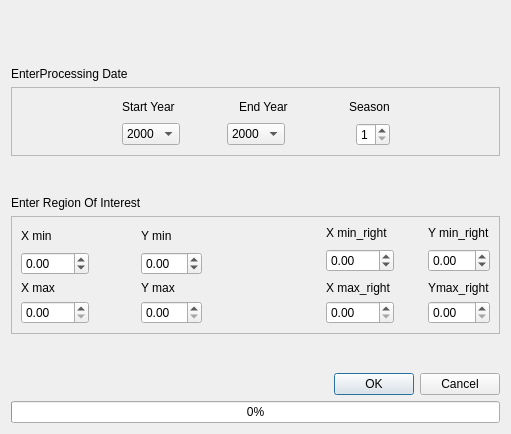
<?xml version="1.0" encoding="UTF-8"?>
<ui version="4.0">
 <class>droughtIndexerDialogBase</class>
 <widget class="QDialog" name="droughtIndexerDialogBase">
  <property name="geometry">
   <rect>
    <x>0</x>
    <y>0</y>
    <width>511</width>
    <height>434</height>
   </rect>
  </property>
  <property name="windowTitle">
   <string>SADI Processor</string>
  </property>
  <layout class="QGridLayout" name="gridLayout_5">
   <item row="0" column="2">
    <spacer name="verticalSpacer_5">
     <property name="orientation">
      <enum>Qt::Vertical</enum>
     </property>
     <property name="sizeHint" stdset="0">
      <size>
       <width>20</width>
       <height>56</height>
      </size>
     </property>
    </spacer>
   </item>
   <item row="1" column="0">
    <widget class="QLabel" name="label_6">
     <property name="text">
      <string>EnterProcessing Date</string>
     </property>
    </widget>
   </item>
   <item row="2" column="0" colspan="3">
    <widget class="QFrame" name="frame_2">
     <property name="frameShape">
      <enum>QFrame::StyledPanel</enum>
     </property>
     <property name="frameShadow">
      <enum>QFrame::Raised</enum>
     </property>
     <layout class="QGridLayout" name="gridLayout_4">
      <item row="0" column="0" rowspan="2">
       <spacer name="horizontalSpacer_6">
        <property name="orientation">
         <enum>Qt::Horizontal</enum>
        </property>
        <property name="sizeHint" stdset="0">
         <size>
          <width>89</width>
          <height>20</height>
         </size>
        </property>
       </spacer>
      </item>
      <item row="0" column="1">
       <layout class="QHBoxLayout" name="horizontalLayout_3">
        <item>
         <widget class="QLabel" name="label">
          <property name="text">
           <string>Start Year </string>
          </property>
         </widget>
        </item>
        <item>
         <spacer name="horizontalSpacer_7">
          <property name="orientation">
           <enum>Qt::Horizontal</enum>
          </property>
          <property name="sizeHint" stdset="0">
           <size>
            <width>40</width>
            <height>20</height>
           </size>
          </property>
         </spacer>
        </item>
        <item>
         <widget class="QLabel" name="label_2">
          <property name="text">
           <string>End Year</string>
          </property>
         </widget>
        </item>
        <item>
         <spacer name="horizontalSpacer_8">
          <property name="orientation">
           <enum>Qt::Horizontal</enum>
          </property>
          <property name="sizeHint" stdset="0">
           <size>
            <width>40</width>
            <height>20</height>
           </size>
          </property>
         </spacer>
        </item>
        <item>
         <widget class="QLabel" name="label_4">
          <property name="text">
           <string>Season</string>
          </property>
         </widget>
        </item>
       </layout>
      </item>
      <item row="0" column="2" rowspan="2">
       <spacer name="horizontalSpacer_9">
        <property name="orientation">
         <enum>Qt::Horizontal</enum>
        </property>
        <property name="sizeHint" stdset="0">
         <size>
          <width>88</width>
          <height>20</height>
         </size>
        </property>
       </spacer>
      </item>
      <item row="1" column="1">
       <layout class="QHBoxLayout" name="horizontalLayout_2">
        <item>
         <widget class="QComboBox" name="startDate">
          <item>
           <property name="text">
            <string>2000</string>
           </property>
          </item>
          <item>
           <property name="text">
            <string>2001</string>
           </property>
          </item>
          <item>
           <property name="text">
            <string>2002</string>
           </property>
          </item>
          <item>
           <property name="text">
            <string>2003</string>
           </property>
          </item>
          <item>
           <property name="text">
            <string>2004</string>
           </property>
          </item>
          <item>
           <property name="text">
            <string>2005</string>
           </property>
          </item>
          <item>
           <property name="text">
            <string>2006</string>
           </property>
          </item>
          <item>
           <property name="text">
            <string>2007</string>
           </property>
          </item>
          <item>
           <property name="text">
            <string>2008</string>
           </property>
          </item>
          <item>
           <property name="text">
            <string>2009</string>
           </property>
          </item>
          <item>
           <property name="text">
            <string>2010</string>
           </property>
          </item>
          <item>
           <property name="text">
            <string>2011</string>
           </property>
          </item>
          <item>
           <property name="text">
            <string>2012</string>
           </property>
          </item>
          <item>
           <property name="text">
            <string>2013</string>
           </property>
          </item>
          <item>
           <property name="text">
            <string>2014</string>
           </property>
          </item>
          <item>
           <property name="text">
            <string>2015</string>
           </property>
          </item>
          <item>
           <property name="text">
            <string>2016</string>
           </property>
          </item>
          <item>
           <property name="text">
            <string>2017</string>
           </property>
          </item>
          <item>
           <property name="text">
            <string>2018</string>
           </property>
          </item>
          <item>
           <property name="text">
            <string>2019</string>
           </property>
          </item>
          <item>
           <property name="text">
            <string>2020</string>
           </property>
          </item>
          <item>
           <property name="text">
            <string>2021</string>
           </property>
          </item>
          <item>
           <property name="text">
            <string>2022</string>
           </property>
          </item>
          <item>
           <property name="text">
            <string>2023</string>
           </property>
          </item>
         </widget>
        </item>
        <item>
         <spacer name="horizontalSpacer_4">
          <property name="orientation">
           <enum>Qt::Horizontal</enum>
          </property>
          <property name="sizeHint" stdset="0">
           <size>
            <width>41</width>
            <height>20</height>
           </size>
          </property>
         </spacer>
        </item>
        <item>
         <widget class="QComboBox" name="endDate">
          <item>
           <property name="text">
            <string>2000</string>
           </property>
          </item>
          <item>
           <property name="text">
            <string>2001</string>
           </property>
          </item>
          <item>
           <property name="text">
            <string>2002</string>
           </property>
          </item>
          <item>
           <property name="text">
            <string>2003</string>
           </property>
          </item>
          <item>
           <property name="text">
            <string>2004</string>
           </property>
          </item>
          <item>
           <property name="text">
            <string>2005</string>
           </property>
          </item>
          <item>
           <property name="text">
            <string>2006</string>
           </property>
          </item>
          <item>
           <property name="text">
            <string>2007</string>
           </property>
          </item>
          <item>
           <property name="text">
            <string>2008</string>
           </property>
          </item>
          <item>
           <property name="text">
            <string>2009</string>
           </property>
          </item>
          <item>
           <property name="text">
            <string>2010</string>
           </property>
          </item>
          <item>
           <property name="text">
            <string>2011</string>
           </property>
          </item>
          <item>
           <property name="text">
            <string>2012</string>
           </property>
          </item>
          <item>
           <property name="text">
            <string>2013</string>
           </property>
          </item>
          <item>
           <property name="text">
            <string>2014</string>
           </property>
          </item>
          <item>
           <property name="text">
            <string>2015</string>
           </property>
          </item>
          <item>
           <property name="text">
            <string>2016</string>
           </property>
          </item>
          <item>
           <property name="text">
            <string>2017</string>
           </property>
          </item>
          <item>
           <property name="text">
            <string>2018</string>
           </property>
          </item>
          <item>
           <property name="text">
            <string>2019</string>
           </property>
          </item>
          <item>
           <property name="text">
            <string>2020</string>
           </property>
          </item>
          <item>
           <property name="text">
            <string>2021</string>
           </property>
          </item>
          <item>
           <property name="text">
            <string>2022</string>
           </property>
          </item>
          <item>
           <property name="text">
            <string>2023</string>
           </property>
          </item>
         </widget>
        </item>
        <item>
         <spacer name="horizontalSpacer_5">
          <property name="orientation">
           <enum>Qt::Horizontal</enum>
          </property>
          <property name="sizeHint" stdset="0">
           <size>
            <width>65</width>
            <height>20</height>
           </size>
          </property>
         </spacer>
        </item>
        <item>
         <widget class="QSpinBox" name="season">
          <property name="minimum">
           <number>1</number>
          </property>
          <property name="maximum">
           <number>4</number>
          </property>
         </widget>
        </item>
       </layout>
      </item>
     </layout>
    </widget>
   </item>
   <item row="3" column="2">
    <spacer name="verticalSpacer_4">
     <property name="orientation">
      <enum>Qt::Vertical</enum>
     </property>
     <property name="sizeHint" stdset="0">
      <size>
       <width>20</width>
       <height>24</height>
      </size>
     </property>
    </spacer>
   </item>
   <item row="4" column="0">
    <widget class="QLabel" name="label_5">
     <property name="text">
      <string>Enter Region Of Interest</string>
     </property>
    </widget>
   </item>
   <item row="5" column="0" colspan="3">
    <widget class="QFrame" name="frame">
     <property name="frameShape">
      <enum>QFrame::StyledPanel</enum>
     </property>
     <property name="frameShadow">
      <enum>QFrame::Raised</enum>
     </property>
     <layout class="QGridLayout" name="gridLayout_3">
      <item row="0" column="0">
       <layout class="QGridLayout" name="gridLayout">
        <item row="0" column="0">
         <widget class="QLabel" name="xMin">
          <property name="text">
           <string>X min</string>
          </property>
         </widget>
        </item>
        <item row="1" column="2">
         <widget class="QDoubleSpinBox" name="sbYmin">
          <property name="minimum">
           <double>-90.000000000000000</double>
          </property>
         </widget>
        </item>
        <item row="1" column="1" rowspan="2">
         <spacer name="verticalSpacer_2">
          <property name="orientation">
           <enum>Qt::Vertical</enum>
          </property>
          <property name="sizeHint" stdset="0">
           <size>
            <width>46</width>
            <height>13</height>
           </size>
          </property>
         </spacer>
        </item>
        <item row="0" column="2">
         <widget class="QLabel" name="yMin">
          <property name="text">
           <string>Y min</string>
          </property>
         </widget>
        </item>
        <item row="1" column="0">
         <widget class="QDoubleSpinBox" name="sbXmin">
          <property name="minimum">
           <double>-180.000000000000000</double>
          </property>
         </widget>
        </item>
        <item row="2" column="2">
         <widget class="QLabel" name="XMax">
          <property name="text">
           <string>Y max</string>
          </property>
         </widget>
        </item>
        <item row="3" column="2">
         <widget class="QDoubleSpinBox" name="sbYmax"/>
        </item>
        <item row="2" column="0">
         <widget class="QLabel" name="xMax">
          <property name="text">
           <string>X max</string>
          </property>
         </widget>
        </item>
        <item row="3" column="0">
         <widget class="QDoubleSpinBox" name="sbXmax"/>
        </item>
        <item row="0" column="1">
         <spacer name="horizontalSpacer_2">
          <property name="orientation">
           <enum>Qt::Horizontal</enum>
          </property>
          <property name="sizeHint" stdset="0">
           <size>
            <width>40</width>
            <height>20</height>
           </size>
          </property>
         </spacer>
        </item>
       </layout>
      </item>
      <item row="0" column="1">
       <spacer name="horizontalSpacer">
        <property name="orientation">
         <enum>Qt::Horizontal</enum>
        </property>
        <property name="sizeHint" stdset="0">
         <size>
          <width>125</width>
          <height>20</height>
         </size>
        </property>
       </spacer>
      </item>
      <item row="0" column="2">
       <layout class="QGridLayout" name="gridLayout_2">
        <item row="0" column="0">
         <widget class="QLabel" name="label_3">
          <property name="text">
           <string>X min_right</string>
          </property>
         </widget>
        </item>
        <item row="4" column="0">
         <widget class="QDoubleSpinBox" name="sbXmaxr"/>
        </item>
        <item row="1" column="0" rowspan="2">
         <widget class="QDoubleSpinBox" name="sbXminr">
          <property name="minimum">
           <double>-180.000000000000000</double>
          </property>
         </widget>
        </item>
        <item row="1" column="2" rowspan="2">
         <widget class="QDoubleSpinBox" name="sbYminr">
          <property name="minimum">
           <double>-90.000000000000000</double>
          </property>
         </widget>
        </item>
        <item row="4" column="2">
         <widget class="QDoubleSpinBox" name="sbYmaxr"/>
        </item>
        <item row="3" column="0">
         <widget class="QLabel" name="xMaxRight">
          <property name="text">
           <string>X max_right</string>
          </property>
         </widget>
        </item>
        <item row="0" column="2">
         <widget class="QLabel" name="yMin_Right">
          <property name="text">
           <string>Y min_right</string>
          </property>
         </widget>
        </item>
        <item row="2" column="1" rowspan="2">
         <spacer name="verticalSpacer_3">
          <property name="orientation">
           <enum>Qt::Vertical</enum>
          </property>
          <property name="sizeHint" stdset="0">
           <size>
            <width>17</width>
            <height>24</height>
           </size>
          </property>
         </spacer>
        </item>
        <item row="3" column="2">
         <widget class="QLabel" name="Ymax_right">
          <property name="text">
           <string>Ymax_right</string>
          </property>
         </widget>
        </item>
        <item row="1" column="1">
         <spacer name="horizontalSpacer_3">
          <property name="orientation">
           <enum>Qt::Horizontal</enum>
          </property>
          <property name="sizeHint" stdset="0">
           <size>
            <width>34</width>
            <height>17</height>
           </size>
          </property>
         </spacer>
        </item>
       </layout>
      </item>
     </layout>
    </widget>
   </item>
   <item row="6" column="1">
    <spacer name="verticalSpacer">
     <property name="orientation">
      <enum>Qt::Vertical</enum>
     </property>
     <property name="sizeHint" stdset="0">
      <size>
       <width>20</width>
       <height>23</height>
      </size>
     </property>
    </spacer>
   </item>
   <item row="7" column="0" colspan="3">
    <layout class="QHBoxLayout" name="horizontalLayout">
     <item>
      <spacer name="horizontalSpacer_10">
       <property name="orientation">
        <enum>Qt::Horizontal</enum>
       </property>
       <property name="sizeHint" stdset="0">
        <size>
         <width>40</width>
         <height>20</height>
        </size>
       </property>
      </spacer>
     </item>
     <item>
      <widget class="QDialogButtonBox" name="okBtn">
       <property name="orientation">
        <enum>Qt::Horizontal</enum>
       </property>
       <property name="standardButtons">
        <set>QDialogButtonBox::Cancel|QDialogButtonBox::Ok</set>
       </property>
      </widget>
     </item>
    </layout>
   </item>
   <item row="8" column="0" colspan="3">
    <widget class="QProgressBar" name="progressBar">
     <property name="value">
      <number>0</number>
     </property>
    </widget>
   </item>
  </layout>
 </widget>
 <resources/>
 <connections/>
</ui>
